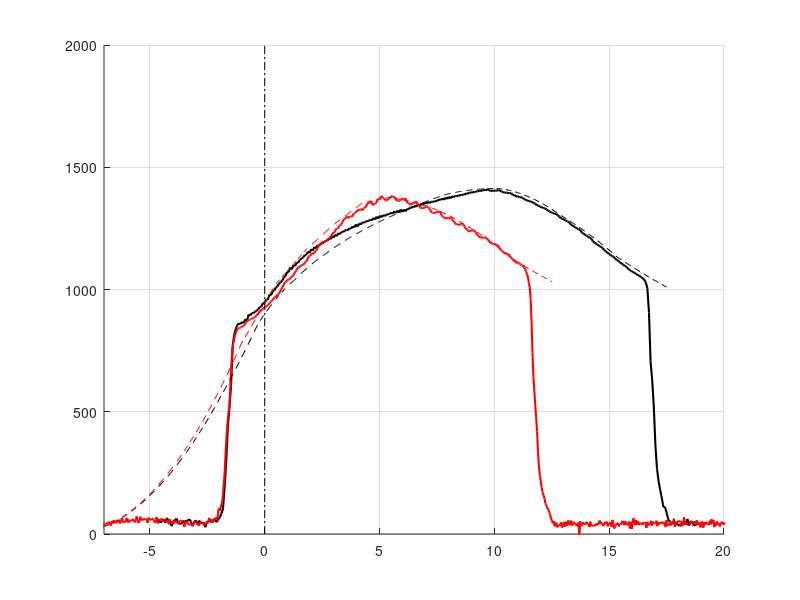

Reproduce this figure in MATLAB. (Note: this script raises an error after producing the figure.)
clear all
close all
clc

%% plotting IR Data 

%% import data

A1 = load('shot50.txt');
t1 = A1(:,1);
T1 = A1(:,2);
%compression
R = 100;
i = 1*R;
while i < length(T1)
    T1c(i/R) = T1(i);
    t1c(i/R) = t1(i);
    i = i+R;
end
T1 = T1c;
t1 = t1c;

A2 = load('shot46.txt');
% A2 = load('IRtempDRYlong8MW.txt');
t2 = A2(:,1);
T2 = A2(:,2);
% T2 = T2-273; % from K to C


A3 = load('IRtempDRY89MW.txt'); % RED
t3 = A3(:,1);
T3 = A3(:,2);
T3 = T3-273; 
%compression
% R = 1;
% i = 1*R;
% while i < length(T3)
%     T3c(i/R) = T3(i);
%     t3c(i/R) = t3(i);
%     i = i+R;
% end
% T3 = T3c;
% t3 = t3c;

A4 = load('IRtempDRYlong8MW.txt'); % BLACK
t4 = A4(:,1);
T4 = A4(:,2);
T4 = T4-273; % from K to C

%% zero line

xzero = [0 0];
yzero = [0 5000];



%% correct timing
shift = 9;
% io1 = find(T1>300); % index of t=0
% to1 = t1(io1(1));
t1 = t1-shift;
% 
% io2 = find(T2>300); % index of t=0
% to2 = t2(io2(1));
t2 = t2-shift-0.3;
% 
% io3 = find(T3>300); % index of t=0
% to3 = t3(io3(1));
t3 = t3+1.5-shift;

t4 = t4+1.5-shift;

%% plot

line(t1,T1,'LineWidth',1.5,'Color','black')
hold on
line(t2,T2,'LineWidth',1.5,'Color','red','LineStyle','-') %200ev no conduction
line(t4,T4,'LineWidth',0.5,'Color','black','LineStyle','--') %5ev no conduction
line(t3,T3,'LineWidth',0.5,'Color','red','LineStyle','--')
line(xzero,yzero,'LineWidth',0.5,'Color','black','LineStyle','-.')
grid on
axis([-7 20 0 2000])
legend('IR-cam shot 50','IR-cam shot 46','FEM 8 MW/m^2','FEM 9 MW/m^2','Location','nw')
xlabel('Time [s]')
ylabel('Temperature [^oC]')
